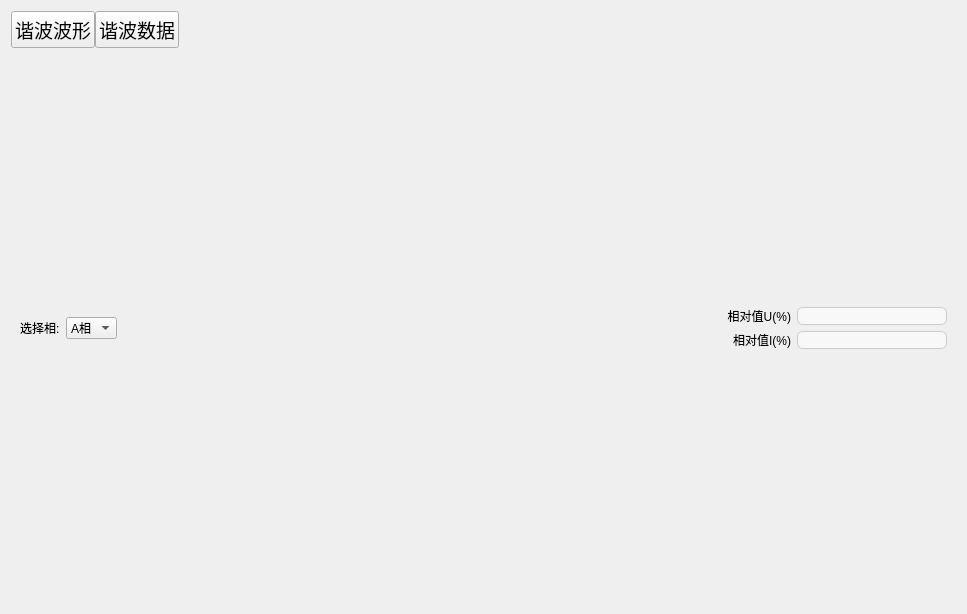
<?xml version="1.0" encoding="UTF-8"?>
<ui version="4.0">
 <class>Page5_xbfx</class>
 <widget class="QWidget" name="Page5_xbfx">
  <property name="geometry">
   <rect>
    <x>0</x>
    <y>0</y>
    <width>967</width>
    <height>614</height>
   </rect>
  </property>
  <property name="font">
   <font>
    <family>Calibri</family>
    <pointsize>14</pointsize>
    <weight>50</weight>
    <italic>false</italic>
    <bold>false</bold>
   </font>
  </property>
  <property name="windowTitle">
   <string>Form</string>
  </property>
  <property name="styleSheet">
   <string notr="true">font: 14pt &quot;Calibri&quot;;</string>
  </property>
  <layout class="QVBoxLayout" name="verticalLayout_3">
   <item>
    <layout class="QHBoxLayout" name="horizontalLayout_5">
     <property name="spacing">
      <number>0</number>
     </property>
     <item>
      <widget class="QPushButton" name="pushButton">
       <property name="text">
        <string>谐波波形</string>
       </property>
      </widget>
     </item>
     <item>
      <widget class="QPushButton" name="pushButton_2">
       <property name="text">
        <string>谐波数据</string>
       </property>
      </widget>
     </item>
     <item>
      <spacer name="horizontalSpacer">
       <property name="orientation">
        <enum>Qt::Horizontal</enum>
       </property>
       <property name="sizeHint" stdset="0">
        <size>
         <width>40</width>
         <height>20</height>
        </size>
       </property>
      </spacer>
     </item>
    </layout>
   </item>
   <item>
    <layout class="QVBoxLayout" name="verticalLayout">
     <item>
      <widget class="QStackedWidget" name="stackedWidget">
       <property name="styleSheet">
        <string notr="true">QLineEdit {
          background: rgba(255, 255, 255, 150);
          border: 1px solid #cccccc;
           border-radius: 6px;
        }
        QLineEdit:hover {
           background: rgba(255, 255, 255, 200);
        }
        QLineEdit:focus {
           border: 2px solid #66afe9;
        }
       QLineEdit:pressed {
          background: rgba(255, 255, 255, 255);
        }</string>
       </property>
       <property name="currentIndex">
        <number>0</number>
       </property>
       <widget class="QWidget" name="page_7">
        <layout class="QVBoxLayout" name="verticalLayout_2">
         <item>
          <layout class="QHBoxLayout" name="horizontalLayout_2">
           <item>
            <widget class="QLabel" name="label_14">
             <property name="text">
              <string>选择相:</string>
             </property>
            </widget>
           </item>
           <item>
            <widget class="QComboBox" name="comboBox">
             <item>
              <property name="text">
               <string>A相</string>
              </property>
             </item>
             <item>
              <property name="text">
               <string>B相</string>
              </property>
             </item>
             <item>
              <property name="text">
               <string>C相</string>
              </property>
             </item>
            </widget>
           </item>
           <item>
            <spacer name="horizontalSpacer_2">
             <property name="orientation">
              <enum>Qt::Horizontal</enum>
             </property>
             <property name="sizeHint" stdset="0">
              <size>
               <width>40</width>
               <height>20</height>
              </size>
             </property>
            </spacer>
           </item>
           <item>
            <layout class="QGridLayout" name="gridLayout">
             <item row="1" column="1">
              <widget class="QLineEdit" name="lineEdit_22">
               <property name="maximumSize">
                <size>
                 <width>150</width>
                 <height>16777215</height>
                </size>
               </property>
               <property name="alignment">
                <set>Qt::AlignCenter</set>
               </property>
               <property name="readOnly">
                <bool>true</bool>
               </property>
              </widget>
             </item>
             <item row="0" column="0">
              <widget class="QLabel" name="label_12">
               <property name="text">
                <string>相对值U(%)</string>
               </property>
               <property name="alignment">
                <set>Qt::AlignRight|Qt::AlignTrailing|Qt::AlignVCenter</set>
               </property>
              </widget>
             </item>
             <item row="0" column="1">
              <widget class="QLineEdit" name="lineEdit_21">
               <property name="maximumSize">
                <size>
                 <width>150</width>
                 <height>16777215</height>
                </size>
               </property>
               <property name="alignment">
                <set>Qt::AlignCenter</set>
               </property>
               <property name="readOnly">
                <bool>true</bool>
               </property>
              </widget>
             </item>
             <item row="1" column="0">
              <widget class="QLabel" name="label_15">
               <property name="text">
                <string>相对值I(%)</string>
               </property>
               <property name="alignment">
                <set>Qt::AlignRight|Qt::AlignTrailing|Qt::AlignVCenter</set>
               </property>
              </widget>
             </item>
            </layout>
           </item>
          </layout>
         </item>
         <item>
          <layout class="QHBoxLayout" name="horizontalLayout_8"/>
         </item>
        </layout>
       </widget>
       <widget class="QWidget" name="page_8">
        <layout class="QVBoxLayout" name="verticalLayout_4">
         <item>
          <layout class="QGridLayout" name="gridLayout_3" columnstretch="0,0,0,0">
           <property name="horizontalSpacing">
            <number>10</number>
           </property>
           <property name="verticalSpacing">
            <number>20</number>
           </property>
           <item row="1" column="0">
            <widget class="QLabel" name="label_5">
             <property name="text">
              <string>电压有效值(RMS)</string>
             </property>
             <property name="alignment">
              <set>Qt::AlignCenter</set>
             </property>
            </widget>
           </item>
           <item row="3" column="0">
            <widget class="QLabel" name="label_7">
             <property name="text">
              <string>电压偏离系数</string>
             </property>
             <property name="alignment">
              <set>Qt::AlignCenter</set>
             </property>
            </widget>
           </item>
           <item row="2" column="0">
            <widget class="QLabel" name="label_6">
             <property name="text">
              <string>电压总谐波(THD)</string>
             </property>
             <property name="alignment">
              <set>Qt::AlignCenter</set>
             </property>
            </widget>
           </item>
           <item row="5" column="0">
            <widget class="QLabel" name="label_9">
             <property name="text">
              <string>电话干扰系数</string>
             </property>
             <property name="alignment">
              <set>Qt::AlignCenter</set>
             </property>
            </widget>
           </item>
           <item row="2" column="2">
            <widget class="QLineEdit" name="lineEdit_5">
             <property name="readOnly">
              <bool>true</bool>
             </property>
            </widget>
           </item>
           <item row="1" column="3">
            <widget class="QLineEdit" name="lineEdit_3">
             <property name="readOnly">
              <bool>true</bool>
             </property>
            </widget>
           </item>
           <item row="6" column="0">
            <widget class="QLabel" name="label_10">
             <property name="text">
              <string>电话谐波因数</string>
             </property>
             <property name="alignment">
              <set>Qt::AlignCenter</set>
             </property>
            </widget>
           </item>
           <item row="4" column="3">
            <widget class="QLineEdit" name="lineEdit_12">
             <property name="readOnly">
              <bool>true</bool>
             </property>
            </widget>
           </item>
           <item row="3" column="1">
            <widget class="QLineEdit" name="lineEdit_7">
             <property name="readOnly">
              <bool>true</bool>
             </property>
            </widget>
           </item>
           <item row="6" column="2">
            <widget class="QLineEdit" name="lineEdit_17">
             <property name="readOnly">
              <bool>true</bool>
             </property>
            </widget>
           </item>
           <item row="5" column="1">
            <widget class="QLineEdit" name="lineEdit_13">
             <property name="readOnly">
              <bool>true</bool>
             </property>
            </widget>
           </item>
           <item row="4" column="0">
            <widget class="QLabel" name="label_8">
             <property name="text">
              <string>电压谐波因数</string>
             </property>
             <property name="alignment">
              <set>Qt::AlignCenter</set>
             </property>
            </widget>
           </item>
           <item row="1" column="1">
            <widget class="QLineEdit" name="lineEdit">
             <property name="readOnly">
              <bool>true</bool>
             </property>
            </widget>
           </item>
           <item row="1" column="2">
            <widget class="QLineEdit" name="lineEdit_2">
             <property name="readOnly">
              <bool>true</bool>
             </property>
            </widget>
           </item>
           <item row="2" column="3">
            <widget class="QLineEdit" name="lineEdit_6">
             <property name="readOnly">
              <bool>true</bool>
             </property>
            </widget>
           </item>
           <item row="3" column="3">
            <widget class="QLineEdit" name="lineEdit_9">
             <property name="readOnly">
              <bool>true</bool>
             </property>
            </widget>
           </item>
           <item row="4" column="1">
            <widget class="QLineEdit" name="lineEdit_10">
             <property name="readOnly">
              <bool>true</bool>
             </property>
            </widget>
           </item>
           <item row="3" column="2">
            <widget class="QLineEdit" name="lineEdit_8">
             <property name="readOnly">
              <bool>true</bool>
             </property>
            </widget>
           </item>
           <item row="4" column="2">
            <widget class="QLineEdit" name="lineEdit_11">
             <property name="readOnly">
              <bool>true</bool>
             </property>
            </widget>
           </item>
           <item row="5" column="3">
            <widget class="QLineEdit" name="lineEdit_15">
             <property name="readOnly">
              <bool>true</bool>
             </property>
            </widget>
           </item>
           <item row="6" column="1">
            <widget class="QLineEdit" name="lineEdit_16">
             <property name="readOnly">
              <bool>true</bool>
             </property>
            </widget>
           </item>
           <item row="6" column="3">
            <widget class="QLineEdit" name="lineEdit_18">
             <property name="readOnly">
              <bool>true</bool>
             </property>
            </widget>
           </item>
           <item row="0" column="1">
            <widget class="QLabel" name="label_2">
             <property name="text">
              <string>L1</string>
             </property>
             <property name="alignment">
              <set>Qt::AlignCenter</set>
             </property>
            </widget>
           </item>
           <item row="0" column="3">
            <widget class="QLabel" name="label_4">
             <property name="text">
              <string>L3</string>
             </property>
             <property name="alignment">
              <set>Qt::AlignCenter</set>
             </property>
            </widget>
           </item>
           <item row="0" column="2">
            <widget class="QLabel" name="label_3">
             <property name="text">
              <string>L2</string>
             </property>
             <property name="alignment">
              <set>Qt::AlignCenter</set>
             </property>
            </widget>
           </item>
           <item row="2" column="1">
            <widget class="QLineEdit" name="lineEdit_4">
             <property name="readOnly">
              <bool>true</bool>
             </property>
            </widget>
           </item>
           <item row="5" column="2">
            <widget class="QLineEdit" name="lineEdit_14">
             <property name="readOnly">
              <bool>true</bool>
             </property>
            </widget>
           </item>
          </layout>
         </item>
         <item>
          <spacer name="verticalSpacer">
           <property name="orientation">
            <enum>Qt::Vertical</enum>
           </property>
           <property name="sizeHint" stdset="0">
            <size>
             <width>20</width>
             <height>40</height>
            </size>
           </property>
          </spacer>
         </item>
         <item>
          <layout class="QVBoxLayout" name="verticalLayout_5"/>
         </item>
        </layout>
       </widget>
      </widget>
     </item>
    </layout>
   </item>
  </layout>
 </widget>
 <resources/>
 <connections/>
</ui>
